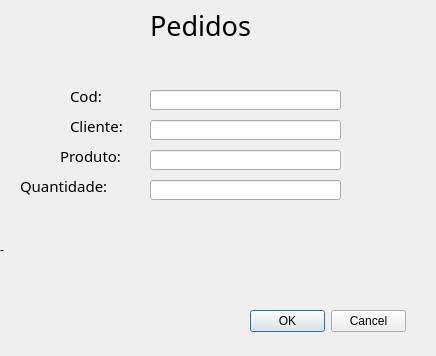
<?xml version="1.0" encoding="UTF-8"?>
<ui version="4.0">
 <class>buscaUP</class>
 <widget class="QDialog" name="buscaUP">
  <property name="geometry">
   <rect>
    <x>0</x>
    <y>0</y>
    <width>436</width>
    <height>356</height>
   </rect>
  </property>
  <property name="windowTitle">
   <string>Dialog</string>
  </property>
  <widget class="QDialogButtonBox" name="buttonBox_2">
   <property name="geometry">
    <rect>
     <x>250</x>
     <y>310</y>
     <width>156</width>
     <height>23</height>
    </rect>
   </property>
   <property name="standardButtons">
    <set>QDialogButtonBox::Cancel|QDialogButtonBox::Ok</set>
   </property>
  </widget>
  <widget class="QLabel" name="label_4">
   <property name="geometry">
    <rect>
     <x>20</x>
     <y>170</y>
     <width>121</width>
     <height>31</height>
    </rect>
   </property>
   <property name="font">
    <font>
     <family>Century Gothic</family>
     <pointsize>11</pointsize>
     <weight>50</weight>
     <bold>false</bold>
    </font>
   </property>
   <property name="text">
    <string>Quantidade:</string>
   </property>
  </widget>
  <widget class="QLabel" name="label_3">
   <property name="geometry">
    <rect>
     <x>60</x>
     <y>140</y>
     <width>81</width>
     <height>31</height>
    </rect>
   </property>
   <property name="font">
    <font>
     <family>Century Gothic</family>
     <pointsize>11</pointsize>
     <weight>50</weight>
     <bold>false</bold>
    </font>
   </property>
   <property name="text">
    <string>Produto:</string>
   </property>
  </widget>
  <widget class="QLineEdit" name="txtProd">
   <property name="geometry">
    <rect>
     <x>150</x>
     <y>150</y>
     <width>191</width>
     <height>20</height>
    </rect>
   </property>
   <property name="inputMethodHints">
    <set>Qt::ImhDigitsOnly</set>
   </property>
  </widget>
  <widget class="QLineEdit" name="txtQtd">
   <property name="geometry">
    <rect>
     <x>150</x>
     <y>180</y>
     <width>191</width>
     <height>20</height>
    </rect>
   </property>
   <property name="inputMethodHints">
    <set>Qt::ImhDigitsOnly</set>
   </property>
  </widget>
  <widget class="QLineEdit" name="txtCli">
   <property name="geometry">
    <rect>
     <x>150</x>
     <y>120</y>
     <width>191</width>
     <height>20</height>
    </rect>
   </property>
   <property name="inputMethodHints">
    <set>Qt::ImhDigitsOnly</set>
   </property>
  </widget>
  <widget class="QLabel" name="label">
   <property name="geometry">
    <rect>
     <x>150</x>
     <y>10</y>
     <width>171</width>
     <height>31</height>
    </rect>
   </property>
   <property name="font">
    <font>
     <family>Century Gothic</family>
     <pointsize>20</pointsize>
     <weight>50</weight>
     <bold>false</bold>
    </font>
   </property>
   <property name="text">
    <string>Pedidos</string>
   </property>
  </widget>
  <widget class="QLabel" name="label_2">
   <property name="geometry">
    <rect>
     <x>70</x>
     <y>110</y>
     <width>71</width>
     <height>31</height>
    </rect>
   </property>
   <property name="font">
    <font>
     <family>Century Gothic</family>
     <pointsize>11</pointsize>
     <weight>50</weight>
     <bold>false</bold>
    </font>
   </property>
   <property name="text">
    <string>Cliente:</string>
   </property>
  </widget>
  <widget class="QLabel" name="label_5">
   <property name="geometry">
    <rect>
     <x>70</x>
     <y>80</y>
     <width>71</width>
     <height>31</height>
    </rect>
   </property>
   <property name="font">
    <font>
     <family>Century Gothic</family>
     <pointsize>11</pointsize>
     <weight>50</weight>
     <bold>false</bold>
    </font>
   </property>
   <property name="text">
    <string>Cod:</string>
   </property>
  </widget>
  <widget class="QLineEdit" name="txtCod">
   <property name="geometry">
    <rect>
     <x>150</x>
     <y>90</y>
     <width>191</width>
     <height>20</height>
    </rect>
   </property>
   <property name="inputMethodHints">
    <set>Qt::ImhDigitsOnly</set>
   </property>
  </widget>
  <widget class="QLabel" name="lblbAlerta">
   <property name="geometry">
    <rect>
     <x>0</x>
     <y>240</y>
     <width>431</width>
     <height>20</height>
    </rect>
   </property>
   <property name="text">
    <string>-</string>
   </property>
  </widget>
 </widget>
 <tabstops>
  <tabstop>txtCod</tabstop>
  <tabstop>txtCli</tabstop>
  <tabstop>txtProd</tabstop>
  <tabstop>txtQtd</tabstop>
 </tabstops>
 <resources/>
 <connections/>
</ui>
